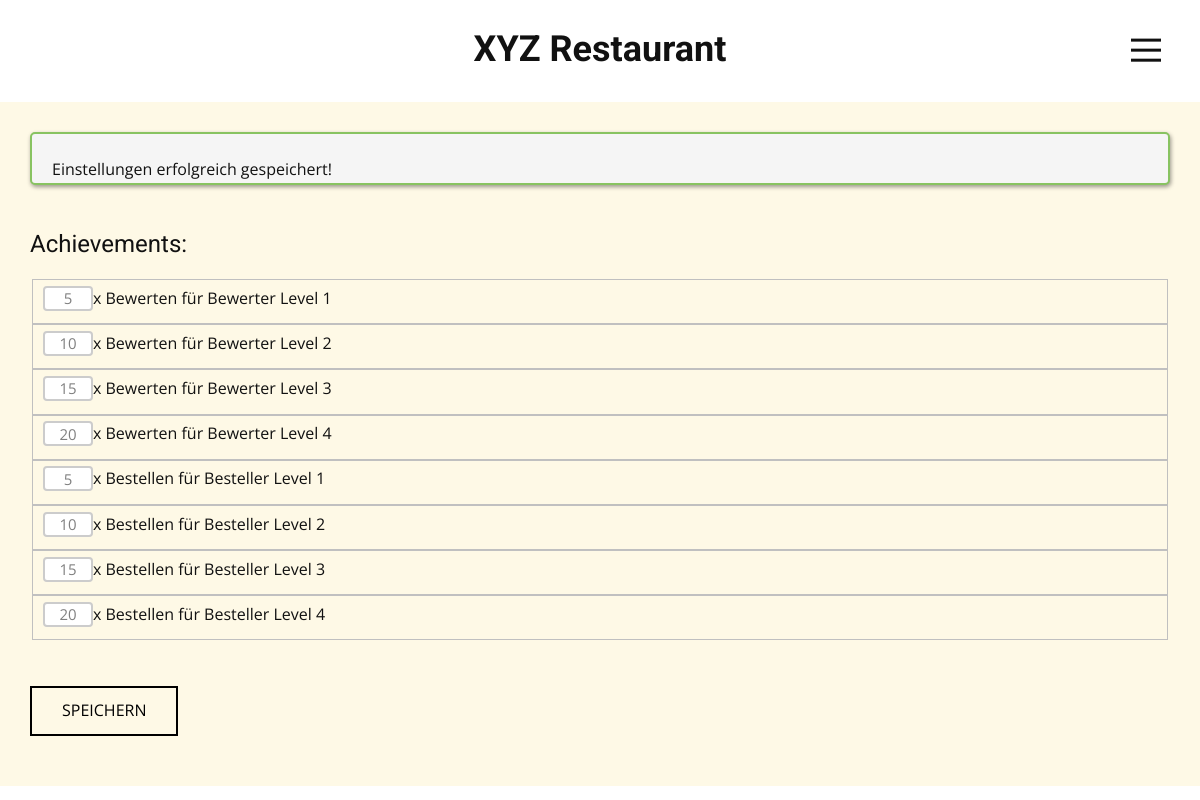
Page /bestellen/admin/achievement.php (signed in) on the committed database.
### tables this page shows
CREATE TABLE `achievement` (
  `achievement` longtext NOT NULL,
  `count` int NOT NULL,
  `type` longtext NOT NULL,
  `icon_glitch` longtext NOT NULL,
  `icon_normal` longtext NOT NULL,
  `br` tinyint(1) NOT NULL DEFAULT '0',
  `id` int NOT NULL
);

### bestellen/config/config.php (called while the page is built, shortened)
<?php
$RESTAURANT_NAME = "XYZ Restaurant";
?>

### bestellen/admin/achievement.php (the view, shortened to what this page needs)
<?php
require_once "../config/config.php";
$sql_achievement = 'SELECT * FROM `achievement`';
$sql_achievement_result = mysqli_query($link, $sql_achievement);
if ($_POST["1"] != "") {
    foreach ($sql_achievement_result as $row) {
        $id = $row["id"];
        $value = $_POST[$id];
        $sql_update = "UPDATE `achievement` SET `count`='$value' WHERE `id`='$id'";
        $sql_update_result = mysqli_query($link, $sql_update);
    }
    header('location: achievement.php?info=success');
} else if ($_GET['info'] != "success") {
  $type = "apple_on";
  $info = 'Einstellungen erfolgreich gespeichert!';
}
?>
<!DOCTYPE html>
<html style="font-size: 16px;" lang="de"><head>
    <link rel="stylesheet" href="../nicepage.css" media="screen">
    <link rel="stylesheet" href="../theme.css" media="screen">
    <link rel="stylesheet" href="style.css" media="screen">
  <meta data-intl-tel-input-cdn-path="intlTelInput/"></head>
  <body data-path-to-root="./" data-include-products="false" class="u-body u-xl-mode" data-lang="de"><header class="u-clearfix u-header" id="sec-35c2" data-animation-name="" data-animation-duration="0" data-animation-delay="0" data-animation-direction=""><div class="u-clearfix u-sheet u-valign-middle-xs u-sheet-1">
        <nav class="u-align-left u-font-size-14 u-menu u-menu-hamburger u-nav-spacing-25 u-offcanvas u-menu-1" data-responsive-from="XL">
          <div class="menu-collapse">
            <a class="u-button-style u-nav-link" href="#" style="padding: 7px 9px; font-size: calc(1em + 14.2969px);">
              <svg class="u-svg-link" preserveAspectRatio="xMidYMin slice" viewBox="0 0 302 302" style=""><use xmlns:xlink="http://www.w3.org/1999/xlink" xlink:href="#svg-7b92"></use></svg>
            </a>
          </div>
        </nav>
        <h2 class="u-align-center u-text u-text-1"><?php echo $RESTAURANT_NAME; ?></h2>
      </div></header>
    <section class="u-clearfix u-section-1" id="carousel_9c88">
      <div class="infinite u-container-align-center u-container-style u-custom-color-2 u-expanded-width u-group u-shape-rectangle u-group-1">
        <div class="u-container-layout u-valign-middle u-container-layout-1">
          <div class="<?php echo $type; ?>" style="padding: 23px 0px 0px 20px"><?php echo $info; ?></div><br>
          <form action="achievement.php" method="post" name="form">
          <h4>Achievements:</h4>
          <table>
            <?php
            foreach ($sql_achievement_result as $row) {
                echo "<fieldset>";
                echo '<div class="number_count"><input type="text" id="'.$row["id"].'" name="'.$row["id"].'" required="" value="'.$row["count"].'">x '.$row["type"]." für ".$row["achievement"]."</div>";
                echo "</fieldset>";
            }
            ?>
          </table><br>
          <input type="submit" class="u-border-2 u-border-black u-btn u-button-style u-hover-black u-none u-text-hover-white u-btn-1" name="submit" id="submit" value="SPEICHERN">
          </form>
        </div>
      </div>
    </section>
</body></html>

### bestellen/theme.css (style rules this page uses)
.u-section-1 { min-height: 161px; }
.u-section-1 .u-group-1 { height: auto; min-height: 161px; margin-top: 0; margin-bottom: 0; }
.u-section-1 .u-container-layout-1 { padding: 30px; }

### bestellen/admin/style.css (style rules this page uses)
.apple_on { background: #f5f5f5; border: 2px solid #88C361; border-radius: 5px; -moz-border-radius: 5px; -webkit-border-radius: 5px; box-shadow: 1px 2px 4px rgba(0,0,0,.4); }
.number_count { display: flex; }
.number_count input[type="text"] { width: 50px; height: 25px; font-size: 15px; text-align: center; border: 2px solid #ccc; border-radius: 4px; color: gray; }

### rows in the picture
achievement: count "5", type "Bewerten", achievement "Bewerter Level 1"
achievement: count "10", type "Bewerten", achievement "Bewerter Level 2"
achievement: count "15", type "Bewerten", achievement "Bewerter Level 3"
achievement: count "20", type "Bewerten", achievement "Bewerter Level 4"
achievement: id+count "5", type "Bestellen", achievement "Besteller Level 1"
achievement: count "10", type "Bestellen", achievement "Besteller Level 2"
achievement: count "15", type "Bestellen", achievement "Besteller Level 3"
achievement: count "20", type "Bestellen", achievement "Besteller Level 4"

### other values in the picture
$RESTAURANT_NAME "XYZ Restaurant"
$info "Einstellungen erfolgreich gespeichert!"
